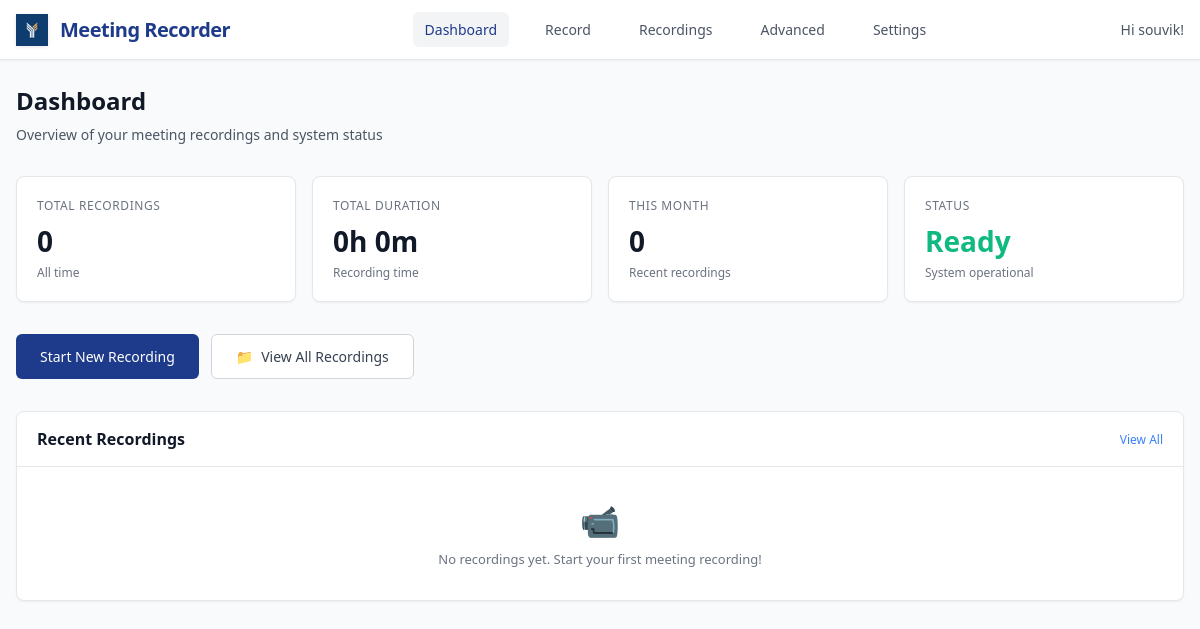
Page /dashboard (signed in) on the earlier database version.
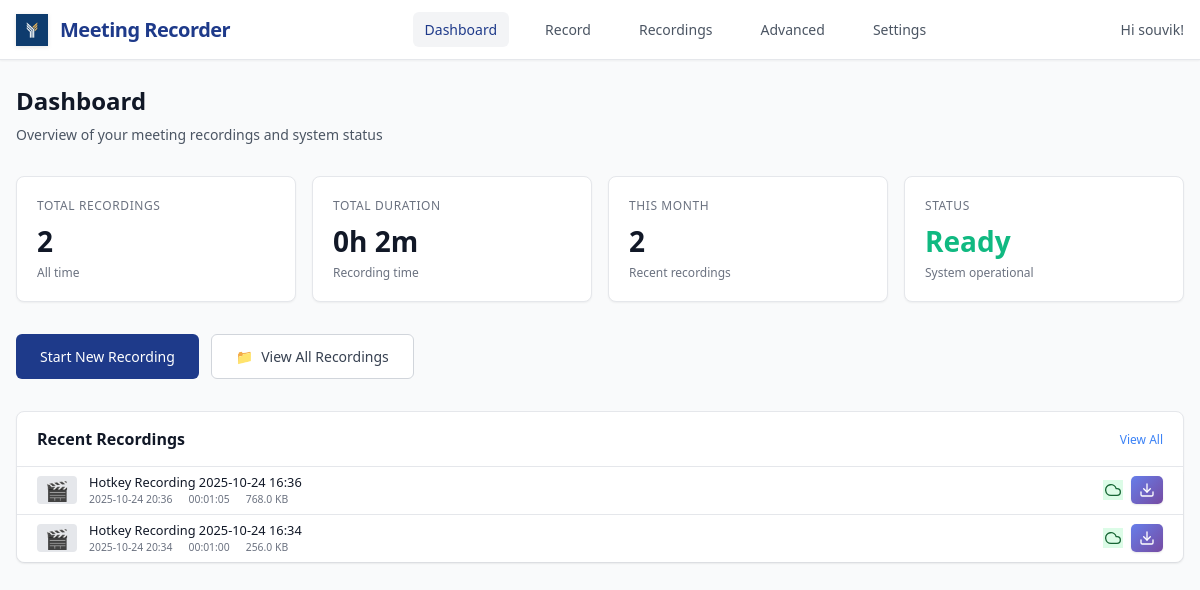
Same page on the later database version.
### models.py (models this page shows, shortened)
class Recording(db.Model):
    id = db.Column(db.Integer, primary_key=True)
    title = db.Column(db.String(200), nullable=False)
    filename = db.Column(db.String(255), nullable=False)
    file_path = db.Column(db.String(500), nullable=False)
    file_size = db.Column(db.BigInteger, default=0)  # in bytes
    duration = db.Column(db.Integer, default=0)  # in seconds
    created_at = db.Column(db.DateTime, default=datetime.utcnow)
    started_at = db.Column(db.DateTime)
    ended_at = db.Column(db.DateTime)
    monitor_name = db.Column(db.String(200))
    resolution = db.Column(db.String(50))  # e.g., "1920x1080"
    uploaded = db.Column(db.Boolean, default=False)
    upload_url = db.Column(db.String(500))  # Legacy field - kept for compatibility
    video_url = db.Column(db.String(500))
    transcript_url = db.Column(db.String(500))
    thumbnail_url = db.Column(db.String(500))
    upload_status = db.Column(db.String(50), default='pending')  # pending, uploading, completed, failed
    upload_metadata = db.Column(db.Text)  # JSON metadata from upload
    user_id = db.Column(db.Integer, db.ForeignKey('user.id'), nullable=False)
    status = db.Column(db.String(50), default='completed')  # recording, processing, completed, failed
    @property
    def duration_formatted(self):
        if not self.duration:
            return "00:00:00"
        hours = self.duration // 3600
        minutes = (self.duration % 3600) // 60
        seconds = self.duration % 60
        return f"{hours:02d}:{minutes:02d}:{seconds:02d}"
    @property
    def file_size_formatted(self):
        if not self.file_size:
            return "0 B"
        size = self.file_size  # Work with a copy to avoid modifying the actual value
        for unit in ['B', 'KB', 'MB', 'GB']:
            if size < 1024:
                return f"{size:.1f} {unit}"
            size /= 1024
        return f"{size:.1f} TB"
    @property
    def sync_status(self):
        if self.upload_status == 'completed' and self.uploaded:
            return "Synced"
        elif self.upload_status == 'uploading':
            return "Uploading"
        elif self.upload_status == 'failed':
            return "Upload Failed"
        elif self.status == "failed":
            return "Recording Failed"
        elif self.status == "processing":
            return "Processing"
        else:
            return "Local Only"
    @property
    def sync_status_class(self):
        status = self.sync_status
        if status == "Synced":
            return "status-synced"
        elif status == "Uploading":
            return "status-uploading"
        elif "Failed" in status:
            return "status-failed"
        elif status == "Processing":
            return "status-processing"
        else:
            return "status-local"
    @property
    def resolved_file_path(self):
        if not self.file_path:
            return None
        current_dir = os.path.dirname(os.path.abspath(__file__))
        if os.path.isabs(self.file_path):
            filename = os.path.basename(self.file_path)
        else:
            filename = self.file_path
        resolved_path = os.path.join(current_dir, 'recordings', filename)
        return resolved_path
    @property
    def transcript_path(self):
        current_dir = os.path.dirname(os.path.abspath(__file__))
        recordings_dir = os.path.join(current_dir, 'recordings')
        safe_title = "".join(c for c in self.title if c.isalnum() or c in (' ', '-', '_')).rstrip()
        transcript_filename = f"{safe_title}_transcript.txt"
        transcript_path = os.path.join(recordings_dir, transcript_filename)
        if os.path.exists(transcript_path):
            return transcript_path
        resolved_path = self.resolved_file_path
        if resolved_path:
            old_transcript_path = os.path.splitext(resolved_path)[0] + '_transcript.txt'
            if os.path.exists(old_transcript_path):
                return old_transcript_path
        return transcript_path
    @property
    def has_transcript(self):
        transcript_path = self.transcript_path
        return transcript_path and os.path.exists(transcript_path)

### app.py (the view)
@app.route('/dashboard')
@login_required
def dashboard():
    recent_recordings = Recording.query\
        .order_by(Recording.created_at.desc()).limit(6).all()
    total_recordings = Recording.query.count()
    total_duration = db.session.query(db.func.sum(Recording.duration)).scalar() or 0
    return render_template('dashboard.html',
                         recent_recordings=recent_recordings,
                         total_recordings=total_recordings,
                         total_duration=total_duration)

### app.py (called while the page is built)
@app.context_processor
def utility_processor():
    return dict(format_file_size=format_file_size, format_duration=format_duration)

@login_manager.user_loader
def load_user(user_id):
    return db.session.get(User, int(user_id))  # Fix SQLAlchemy deprecation

### templates/dashboard.html (shortened to what the changed rows need)
{% extends "base.html" %}
{% block content %}
<div class="page-header">
    <h1 class="page-title">Dashboard</h1>
</div>
<div class="stats-grid">
    <div class="stat-card">
        <div class="stat-label">Total Recordings</div>
        <div class="stat-value">{{ total_recordings }}</div>
        <div class="stat-subtext">All time</div>
    </div>
    <div class="stat-card">
        <div class="stat-label">Total Duration</div>
        <div class="stat-value">{{ (total_duration // 3600) }}h {{ ((total_duration % 3600) // 60) }}m</div>
        <div class="stat-subtext">Recording time</div>
    </div>
    <div class="stat-card">
        <div class="stat-label">This Month</div>
        <div class="stat-value">{{ recent_recordings|length }}</div>
        <div class="stat-subtext">Recent recordings</div>
    </div>
</div>
<div class="recent-recordings">
    <div class="section-header">
        <h2 class="section-title">Recent Recordings</h2>
    </div>
    {% if recent_recordings %}
        <div class="recordings-list">
            {% for recording in recent_recordings %}
            <div class="list-item" onclick="playRecording('{{ recording.id }}', event)">
                <div class="list-thumbnail">
                    {% if recording.file_path %}
                        🎬
                    {% else %}
                        📹
                    {% endif %}
                </div>
                <div class="list-info">
                    <div class="list-title">{{ recording.title }}</div>
                    <div class="list-meta">
                        <span>{{ recording.created_at.strftime('%Y-%m-%d %H:%M') }}</span>
                        <span>{{ recording.duration_formatted }}</span>
                        <span>{{ recording.file_size_formatted }}</span>
                    </div>
                </div>
                <div class="list-actions">
                    <span class="status-icon {{ recording.sync_status_class }}" title="{{ recording.sync_status }}">
                    {% if recording.sync_status == 'Synced' %}
                        <svg width="16" height="16" viewBox="0 0 24 24" fill="none" stroke="currentColor" stroke-width="2" stroke-linecap="round" stroke-linejoin="round">
                            <path d="M18 10h-1.26A8 8 0 1 0 9 20h9a5 5 0 0 0 0-10z"/>
                        </svg>
                    {% elif recording.sync_status == 'Completed' %}
                        <svg width="16" height="16" viewBox="0 0 24 24" fill="none" stroke="currentColor" stroke-width="2" stroke-linecap="round" stroke-linejoin="round">
                            <polyline points="20,6 9,17 4,12"/>
                        </svg>
                    {% elif recording.sync_status == 'Processing' %}
                        <svg width="16" height="16" viewBox="0 0 24 24" fill="none" stroke="currentColor" stroke-width="2" stroke-linecap="round" stroke-linejoin="round" style="animation: spin 1s linear infinite;">
                            <path d="M21 12a9 9 0 11-6.219-8.56"/>
                        </svg>
                    {% elif recording.sync_status == 'Failed' %}
                        <svg width="16" height="16" viewBox="0 0 24 24" fill="none" stroke="currentColor" stroke-width="2" stroke-linecap="round" stroke-linejoin="round">
                            <circle cx="12" cy="12" r="10"/>
                            <line x1="15" y1="9" x2="9" y2="15"/>
                            <line x1="9" y1="9" x2="15" y2="15"/>
                        </svg>
                    {% endif %}
                    </span>
                    <a href="{{ url_for('download_recording', recording_id=recording.id) }}"
                       class="download-btn"
                       onclick="event.stopPropagation()"
                       title="Download recording">
                        <svg width="16" height="16" viewBox="0 0 24 24" fill="none" stroke="currentColor" stroke-width="2" stroke-linecap="round" stroke-linejoin="round">
                            <path d="M21 15v4a2 2 0 0 1-2 2H5a2 2 0 0 1-2-2v-4"/>
                            <polyline points="7,10 12,15 17,10"/>
                            <line x1="12" y1="15" x2="12" y2="3"/>
                        </svg>
                    </a>
                </div>
            </div>
            {% endfor %}
        </div>
    {% else %}
        <div class="empty-state">
            <div class="empty-icon">📹</div>
            <p>No recordings yet. Start your first meeting recording!</p>
        </div>
    {% endif %}
</div>
{% endblock %}

Differences in the rows shown:
added Recording: title "Hotkey Recording 2025-10-24 16:36", created_at "2025-10-24 20:36", duration_formatted "00:01:05", file_size_formatted "768.0 KB", upload_status "completed" (drawn)
added Recording: title "Hotkey Recording 2025-10-24 16:34", created_at "2025-10-24 20:34", duration_formatted "00:01:00", file_size_formatted "256.0 KB", upload_status "completed" (drawn)
Other differences:
{{ total_recordings }}: "0" → "2"
{{ ((total_duration % 3600) // 60) }}: "0" → "2"
{{ recent_recordings|length }}: "0" → "2"
text no longer shown: "📹 No recordings yet. Start your first meeting recording!"
